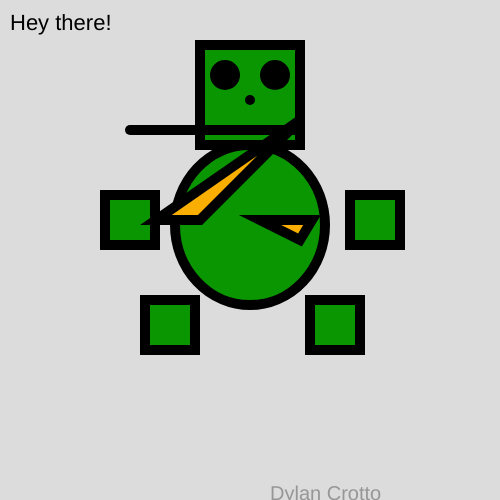
Frame 1 (no input)
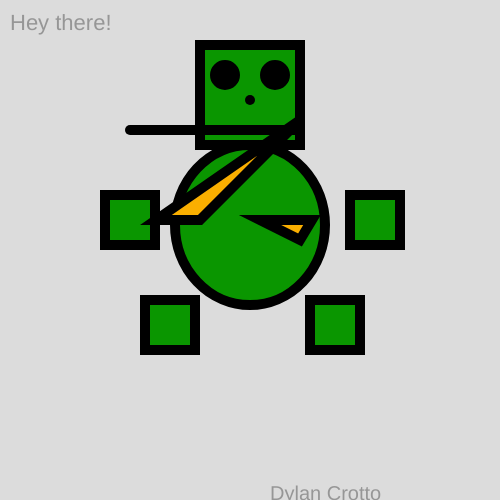
Frame 60 (no input)
Frame 120 (the mouse pressed at the canvas centre since frame 60): identical to frame 60, image omitted

The p5.js sketch that drew these frames (run headless with seeded random() and noise() and a simulated clock; from frame 60 on, the mouse is pressed at the canvas centre):

// p5.js sketch
// ── sketch.js

            function setup()
            {
                createCanvas(500,500);
            }
            function draw()
            {
                background(220);
                textSize(22)
                text('Hey there!', 10, 30);

                //head
                strokeWeight(10)
                fill(10, 150, 0);
                square(200,45,100);

                //eyes
                fill(0)
                circle(225,75,20);
                circle(275,75,20);

                //nose
                strokeWeight(10);
                point(250,100);
                
                //mouth
                line(300,130,130,130);

                //body
                fill(10,150,0);
                ellipse(250,225,150,160);

                //rightarm
                fill(10, 150, 0);
                rect(350,195,50);

                //leftarm
                fill(10, 150, 0);
                rect(105, 195, 50);

                //leftleg
                fill(10, 150, 0);
                rect(310, 300, 50);

                //rightleg
                fill(10, 150, 0);
                rect(145, 300, 50);

                //deco
                fill(250, 175, 0);
                triangle(200,220,300,120,156,220)
                triangle(260,220,300,240,312,220)

                fill(150);
                textSize(20);
                text("Dylan Crotto",270,500);


            }

// ── Sketch.html
<html>
    <head>
        <script src="https://cdnjs.cloudflare.com/ajax/libs/p5.js/1.1.9/p5.min.js"></script>
        <script src="sketch.js"></script>
    </head>
    <body>
        
    </body>
</html>
